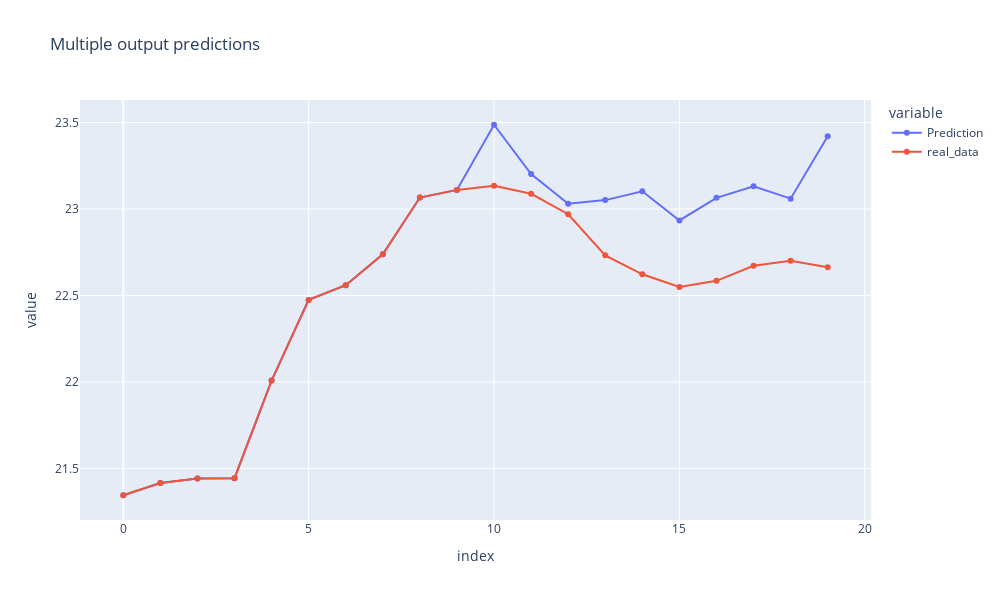

The notebook cell this image was saved under:
### Code cell
result_df['Prediction'] = predictions_window
result_df['real_data'] = real_window
fig = px.line(result_df, title='Multiple output predictions', markers=True, width=1000, height=600)

fig.show()

### Figure 1 — Plotly figure (JSON) as saved in the notebook; plotly's stock layout.template omitted (floating-point values rounded to 4 significant figures)
{"data": [{"hovertemplate": "variable=Prediction<br>index=%{x}<br>value=%{y}<extra></extra>", "legendgroup": "Prediction", "line": {"color": "#636efa", "dash": "solid"}, "marker": {"symbol": "circle"}, "mode": "lines+markers", "name": "Prediction", "orientation": "v", "showlegend": true, "type": "scatter", "x": [0, 1, 2, 3, 4, 5, 6, 7, 8, 9, 10, 11, 12, 13, 14, 15, 16, 17, 18, 19], "xaxis": "x", "y": [21.34, 21.42, 21.44, 21.44, 22.01, 22.47, 22.56, 22.74, 23.07, 23.11, 23.49, 23.2, 23.03, 23.05, 23.1, 22.93, 23.06, 23.13, 23.06, 23.42], "yaxis": "y"}, {"hovertemplate": "variable=real_data<br>index=%{x}<br>value=%{y}<extra></extra>", "legendgroup": "real_data", "line": {"color": "#EF553B", "dash": "solid"}, "marker": {"symbol": "circle"}, "mode": "lines+markers", "name": "real_data", "orientation": "v", "showlegend": true, "type": "scatter", "x": [0, 1, 2, 3, 4, 5, 6, 7, 8, 9, 10, 11, 12, 13, 14, 15, 16, 17, 18, 19], "xaxis": "x", "y": [21.34, 21.42, 21.44, 21.44, 22.01, 22.47, 22.56, 22.74, 23.07, 23.11, 23.13, 23.09, 22.97, 22.73, 22.62, 22.55, 22.58, 22.67, 22.7, 22.66], "yaxis": "y"}], "layout": {"height": 600, "legend": {"title": {"text": "variable"}, "tracegroupgap": 0}, "title": {"text": "Multiple output predictions"}, "width": 1000, "xaxis": {"anchor": "y", "autorange": true, "domain": [0, 1], "range": [-1.169, 20.17], "title": {"text": "index"}, "type": "linear"}, "yaxis": {"anchor": "x", "autorange": true, "domain": [0, 1], "range": [21.2, 23.63], "title": {"text": "value"}, "type": "linear"}}}
